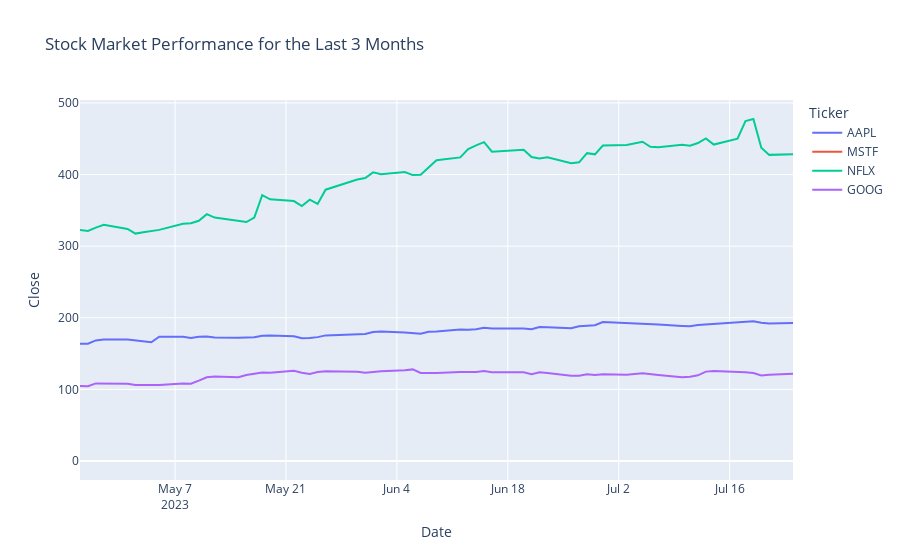

Write notebook code for a chart like this one.
### Code cell
# Now let’s have a look at the performance in the stock market of all the companies:

import plotly.express as px
fig=px.line(df,x='Date',y='Close',color='Ticker',title="Stock Market Performance for the Last 3 Months")
fig.show()
